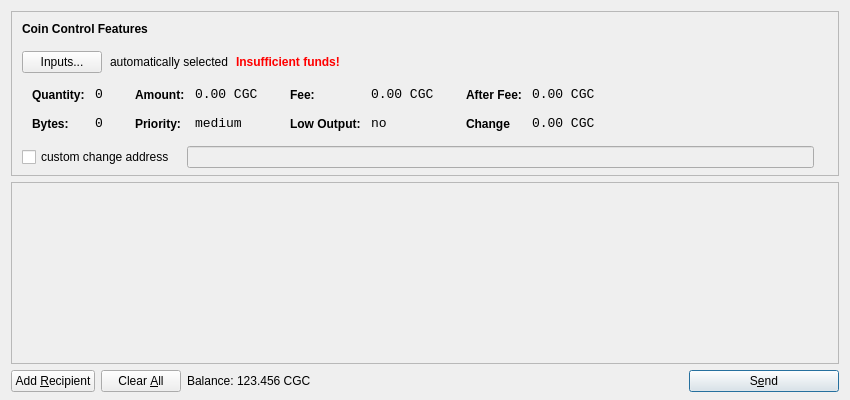
<?xml version="1.0" encoding="UTF-8"?>
<ui version="4.0">
 <class>SendCoinsDialog</class>
 <widget class="QDialog" name="SendCoinsDialog">
  <property name="geometry">
   <rect>
    <x>0</x>
    <y>0</y>
    <width>850</width>
    <height>400</height>
   </rect>
  </property>
  <property name="windowTitle">
   <string>Send Coins</string>
  </property>
  <layout class="QVBoxLayout" name="verticalLayout" stretch="0,1,0">
   <property name="bottomMargin">
    <number>8</number>
   </property>
   <item>
    <widget class="QFrame" name="frameCoinControl">
     <property name="sizePolicy">
      <sizepolicy hsizetype="Expanding" vsizetype="Expanding">
       <horstretch>0</horstretch>
       <verstretch>0</verstretch>
      </sizepolicy>
     </property>
     <property name="maximumSize">
      <size>
       <width>16777215</width>
       <height>16777215</height>
      </size>
     </property>
     <property name="frameShape">
      <enum>QFrame::StyledPanel</enum>
     </property>
     <property name="frameShadow">
      <enum>QFrame::Sunken</enum>
     </property>
     <layout class="QVBoxLayout" name="verticalLayoutCoinControl2">
      <property name="spacing">
       <number>-1</number>
      </property>
      <property name="leftMargin">
       <number>0</number>
      </property>
      <property name="topMargin">
       <number>0</number>
      </property>
      <property name="rightMargin">
       <number>0</number>
      </property>
      <property name="bottomMargin">
       <number>6</number>
      </property>
      <item>
       <layout class="QVBoxLayout" name="verticalLayoutCoinControl" stretch="0,0,0,0,1">
        <property name="spacing">
         <number>0</number>
        </property>
        <property name="leftMargin">
         <number>10</number>
        </property>
        <property name="topMargin">
         <number>10</number>
        </property>
        <item>
         <layout class="QHBoxLayout" name="horizontalLayoutCoinControl1">
          <property name="bottomMargin">
           <number>15</number>
          </property>
          <item>
           <widget class="QLabel" name="labelCoinControlFeatures">
            <property name="sizePolicy">
             <sizepolicy hsizetype="Preferred" vsizetype="Maximum">
              <horstretch>0</horstretch>
              <verstretch>0</verstretch>
             </sizepolicy>
            </property>
            <property name="font">
             <font>
              <weight>75</weight>
              <bold>true</bold>
             </font>
            </property>
            <property name="styleSheet">
             <string notr="true">font-weight:bold;</string>
            </property>
            <property name="text">
             <string>Coin Control Features</string>
            </property>
           </widget>
          </item>
         </layout>
        </item>
        <item>
         <layout class="QHBoxLayout" name="horizontalLayoutCoinControl2" stretch="0,0,0,0">
          <property name="spacing">
           <number>8</number>
          </property>
          <property name="bottomMargin">
           <number>10</number>
          </property>
          <item>
           <widget class="QPushButton" name="pushButtonCoinControl">
            <property name="styleSheet">
             <string notr="true"/>
            </property>
            <property name="text">
             <string>Inputs...</string>
            </property>
           </widget>
          </item>
          <item>
           <widget class="QLabel" name="labelCoinControlAutomaticallySelected">
            <property name="text">
             <string>automatically selected</string>
            </property>
            <property name="margin">
             <number>5</number>
            </property>
           </widget>
          </item>
          <item>
           <widget class="QLabel" name="labelCoinControlInsuffFunds">
            <property name="font">
             <font>
              <weight>75</weight>
              <bold>true</bold>
             </font>
            </property>
            <property name="styleSheet">
             <string notr="true">color:red;font-weight:bold;</string>
            </property>
            <property name="text">
             <string>Insufficient funds!</string>
            </property>
            <property name="margin">
             <number>5</number>
            </property>
           </widget>
          </item>
          <item>
           <spacer name="horizontalSpacerCoinControl">
            <property name="orientation">
             <enum>Qt::Horizontal</enum>
            </property>
            <property name="sizeHint" stdset="0">
             <size>
              <width>40</width>
              <height>1</height>
             </size>
            </property>
           </spacer>
          </item>
         </layout>
        </item>
        <item>
         <widget class="QWidget" name="widgetCoinControl" native="true">
          <property name="sizePolicy">
           <sizepolicy hsizetype="Preferred" vsizetype="Preferred">
            <horstretch>0</horstretch>
            <verstretch>0</verstretch>
           </sizepolicy>
          </property>
          <property name="minimumSize">
           <size>
            <width>0</width>
            <height>0</height>
           </size>
          </property>
          <property name="styleSheet">
           <string notr="true"/>
          </property>
          <layout class="QHBoxLayout" name="horizontalLayoutCoinControl5">
           <property name="margin">
            <number>0</number>
           </property>
           <item>
            <layout class="QHBoxLayout" name="horizontalLayoutCoinControl3" stretch="0,0,0,1">
             <property name="spacing">
              <number>20</number>
             </property>
             <property name="topMargin">
              <number>0</number>
             </property>
             <property name="bottomMargin">
              <number>10</number>
             </property>
             <item>
              <layout class="QFormLayout" name="formLayoutCoinControl1">
               <property name="horizontalSpacing">
                <number>10</number>
               </property>
               <property name="verticalSpacing">
                <number>14</number>
               </property>
               <property name="leftMargin">
                <number>10</number>
               </property>
               <property name="topMargin">
                <number>4</number>
               </property>
               <property name="rightMargin">
                <number>6</number>
               </property>
               <item row="0" column="0">
                <widget class="QLabel" name="labelCoinControlQuantityText">
                 <property name="styleSheet">
                  <string notr="true">font-weight:bold;</string>
                 </property>
                 <property name="text">
                  <string>Quantity:</string>
                 </property>
                 <property name="margin">
                  <number>0</number>
                 </property>
                </widget>
               </item>
               <item row="0" column="1">
                <widget class="QLabel" name="labelCoinControlQuantity">
                 <property name="font">
                  <font>
                   <family>Monospace</family>
                   <pointsize>10</pointsize>
                  </font>
                 </property>
                 <property name="cursor">
                  <cursorShape>IBeamCursor</cursorShape>
                 </property>
                 <property name="contextMenuPolicy">
                  <enum>Qt::ActionsContextMenu</enum>
                 </property>
                 <property name="text">
                  <string>0</string>
                 </property>
                 <property name="margin">
                  <number>0</number>
                 </property>
                 <property name="textInteractionFlags">
                  <set>Qt::LinksAccessibleByMouse|Qt::TextSelectableByKeyboard|Qt::TextSelectableByMouse</set>
                 </property>
                </widget>
               </item>
               <item row="1" column="0">
                <widget class="QLabel" name="labelCoinControlBytesText">
                 <property name="styleSheet">
                  <string notr="true">font-weight:bold;</string>
                 </property>
                 <property name="text">
                  <string>Bytes:</string>
                 </property>
                </widget>
               </item>
               <item row="1" column="1">
                <widget class="QLabel" name="labelCoinControlBytes">
                 <property name="font">
                  <font>
                   <family>Monospace</family>
                   <pointsize>10</pointsize>
                  </font>
                 </property>
                 <property name="cursor">
                  <cursorShape>IBeamCursor</cursorShape>
                 </property>
                 <property name="contextMenuPolicy">
                  <enum>Qt::ActionsContextMenu</enum>
                 </property>
                 <property name="text">
                  <string>0</string>
                 </property>
                 <property name="textInteractionFlags">
                  <set>Qt::LinksAccessibleByMouse|Qt::TextSelectableByKeyboard|Qt::TextSelectableByMouse</set>
                 </property>
                </widget>
               </item>
              </layout>
             </item>
             <item>
              <layout class="QFormLayout" name="formLayoutCoinControl2">
               <property name="horizontalSpacing">
                <number>10</number>
               </property>
               <property name="verticalSpacing">
                <number>14</number>
               </property>
               <property name="leftMargin">
                <number>6</number>
               </property>
               <property name="topMargin">
                <number>4</number>
               </property>
               <property name="rightMargin">
                <number>6</number>
               </property>
               <item row="0" column="0">
                <widget class="QLabel" name="labelCoinControlAmountText">
                 <property name="styleSheet">
                  <string notr="true">font-weight:bold;</string>
                 </property>
                 <property name="text">
                  <string>Amount:</string>
                 </property>
                 <property name="margin">
                  <number>0</number>
                 </property>
                </widget>
               </item>
               <item row="0" column="1">
                <widget class="QLabel" name="labelCoinControlAmount">
                 <property name="font">
                  <font>
                   <family>Monospace</family>
                   <pointsize>10</pointsize>
                  </font>
                 </property>
                 <property name="cursor">
                  <cursorShape>IBeamCursor</cursorShape>
                 </property>
                 <property name="contextMenuPolicy">
                  <enum>Qt::ActionsContextMenu</enum>
                 </property>
                 <property name="text">
                  <string>0.00 CGC</string>
                 </property>
                 <property name="textInteractionFlags">
                  <set>Qt::LinksAccessibleByMouse|Qt::TextSelectableByKeyboard|Qt::TextSelectableByMouse</set>
                 </property>
                </widget>
               </item>
               <item row="1" column="0">
                <widget class="QLabel" name="labelCoinControlPriorityText">
                 <property name="styleSheet">
                  <string notr="true">font-weight:bold;</string>
                 </property>
                 <property name="text">
                  <string>Priority:</string>
                 </property>
                </widget>
               </item>
               <item row="1" column="1">
                <widget class="QLabel" name="labelCoinControlPriority">
                 <property name="font">
                  <font>
                   <family>Monospace</family>
                   <pointsize>10</pointsize>
                  </font>
                 </property>
                 <property name="cursor">
                  <cursorShape>IBeamCursor</cursorShape>
                 </property>
                 <property name="contextMenuPolicy">
                  <enum>Qt::ActionsContextMenu</enum>
                 </property>
                 <property name="text">
                  <string>medium</string>
                 </property>
                 <property name="textInteractionFlags">
                  <set>Qt::LinksAccessibleByMouse|Qt::TextSelectableByKeyboard|Qt::TextSelectableByMouse</set>
                 </property>
                </widget>
               </item>
              </layout>
             </item>
             <item>
              <layout class="QFormLayout" name="formLayoutCoinControl3">
               <property name="horizontalSpacing">
                <number>10</number>
               </property>
               <property name="verticalSpacing">
                <number>14</number>
               </property>
               <property name="leftMargin">
                <number>6</number>
               </property>
               <property name="topMargin">
                <number>4</number>
               </property>
               <property name="rightMargin">
                <number>6</number>
               </property>
               <item row="0" column="0">
                <widget class="QLabel" name="labelCoinControlFeeText">
                 <property name="styleSheet">
                  <string notr="true">font-weight:bold;</string>
                 </property>
                 <property name="text">
                  <string>Fee:</string>
                 </property>
                 <property name="margin">
                  <number>0</number>
                 </property>
                </widget>
               </item>
               <item row="0" column="1">
                <widget class="QLabel" name="labelCoinControlFee">
                 <property name="font">
                  <font>
                   <family>Monospace</family>
                   <pointsize>10</pointsize>
                  </font>
                 </property>
                 <property name="cursor">
                  <cursorShape>IBeamCursor</cursorShape>
                 </property>
                 <property name="contextMenuPolicy">
                  <enum>Qt::ActionsContextMenu</enum>
                 </property>
                 <property name="text">
                  <string>0.00 CGC</string>
                 </property>
                 <property name="textInteractionFlags">
                  <set>Qt::LinksAccessibleByMouse|Qt::TextSelectableByKeyboard|Qt::TextSelectableByMouse</set>
                 </property>
                </widget>
               </item>
               <item row="1" column="0">
                <widget class="QLabel" name="labelCoinControlLowOutputText">
                 <property name="styleSheet">
                  <string notr="true">font-weight:bold;</string>
                 </property>
                 <property name="text">
                  <string>Low Output:</string>
                 </property>
                </widget>
               </item>
               <item row="1" column="1">
                <widget class="QLabel" name="labelCoinControlLowOutput">
                 <property name="font">
                  <font>
                   <family>Monospace</family>
                   <pointsize>10</pointsize>
                  </font>
                 </property>
                 <property name="cursor">
                  <cursorShape>IBeamCursor</cursorShape>
                 </property>
                 <property name="contextMenuPolicy">
                  <enum>Qt::ActionsContextMenu</enum>
                 </property>
                 <property name="text">
                  <string>no</string>
                 </property>
                 <property name="textInteractionFlags">
                  <set>Qt::LinksAccessibleByMouse|Qt::TextSelectableByKeyboard|Qt::TextSelectableByMouse</set>
                 </property>
                </widget>
               </item>
              </layout>
             </item>
             <item>
              <layout class="QFormLayout" name="formLayoutCoinControl4">
               <property name="horizontalSpacing">
                <number>10</number>
               </property>
               <property name="verticalSpacing">
                <number>14</number>
               </property>
               <property name="leftMargin">
                <number>6</number>
               </property>
               <property name="topMargin">
                <number>4</number>
               </property>
               <property name="rightMargin">
                <number>6</number>
               </property>
               <item row="0" column="0">
                <widget class="QLabel" name="labelCoinControlAfterFeeText">
                 <property name="styleSheet">
                  <string notr="true">font-weight:bold;</string>
                 </property>
                 <property name="text">
                  <string>After Fee:</string>
                 </property>
                 <property name="margin">
                  <number>0</number>
                 </property>
                </widget>
               </item>
               <item row="0" column="1">
                <widget class="QLabel" name="labelCoinControlAfterFee">
                 <property name="font">
                  <font>
                   <family>Monospace</family>
                   <pointsize>10</pointsize>
                  </font>
                 </property>
                 <property name="cursor">
                  <cursorShape>IBeamCursor</cursorShape>
                 </property>
                 <property name="contextMenuPolicy">
                  <enum>Qt::ActionsContextMenu</enum>
                 </property>
                 <property name="text">
                  <string>0.00 CGC</string>
                 </property>
                 <property name="textInteractionFlags">
                  <set>Qt::LinksAccessibleByMouse|Qt::TextSelectableByKeyboard|Qt::TextSelectableByMouse</set>
                 </property>
                </widget>
               </item>
               <item row="1" column="0">
                <widget class="QLabel" name="labelCoinControlChangeText">
                 <property name="styleSheet">
                  <string notr="true">font-weight:bold;</string>
                 </property>
                 <property name="text">
                  <string>Change</string>
                 </property>
                </widget>
               </item>
               <item row="1" column="1">
                <widget class="QLabel" name="labelCoinControlChange">
                 <property name="font">
                  <font>
                   <family>Monospace</family>
                   <pointsize>10</pointsize>
                  </font>
                 </property>
                 <property name="cursor">
                  <cursorShape>IBeamCursor</cursorShape>
                 </property>
                 <property name="contextMenuPolicy">
                  <enum>Qt::ActionsContextMenu</enum>
                 </property>
                 <property name="text">
                  <string>0.00 CGC</string>
                 </property>
                 <property name="textInteractionFlags">
                  <set>Qt::LinksAccessibleByMouse|Qt::TextSelectableByKeyboard|Qt::TextSelectableByMouse</set>
                 </property>
                </widget>
               </item>
              </layout>
             </item>
            </layout>
           </item>
          </layout>
         </widget>
        </item>
        <item>
         <layout class="QHBoxLayout" name="horizontalLayoutCoinControl4" stretch="0,0,0">
          <property name="spacing">
           <number>12</number>
          </property>
          <property name="sizeConstraint">
           <enum>QLayout::SetDefaultConstraint</enum>
          </property>
          <property name="topMargin">
           <number>5</number>
          </property>
          <property name="rightMargin">
           <number>5</number>
          </property>
          <item>
           <widget class="QCheckBox" name="checkBoxCoinControlChange">
            <property name="text">
             <string>custom change address</string>
            </property>
           </widget>
          </item>
          <item>
           <widget class="QLineEdit" name="lineEditCoinControlChange">
            <property name="enabled">
             <bool>false</bool>
            </property>
            <property name="sizePolicy">
             <sizepolicy hsizetype="Expanding" vsizetype="Fixed">
              <horstretch>0</horstretch>
              <verstretch>0</verstretch>
             </sizepolicy>
            </property>
           </widget>
          </item>
          <item>
           <widget class="QLabel" name="labelCoinControlChangeLabel">
            <property name="sizePolicy">
             <sizepolicy hsizetype="Preferred" vsizetype="Expanding">
              <horstretch>0</horstretch>
              <verstretch>0</verstretch>
             </sizepolicy>
            </property>
            <property name="minimumSize">
             <size>
              <width>0</width>
              <height>0</height>
             </size>
            </property>
            <property name="text">
             <string/>
            </property>
            <property name="margin">
             <number>3</number>
            </property>
           </widget>
          </item>
         </layout>
        </item>
        <item>
         <spacer name="verticalSpacerCoinControl">
          <property name="orientation">
           <enum>Qt::Vertical</enum>
          </property>
          <property name="sizeHint" stdset="0">
           <size>
            <width>800</width>
            <height>1</height>
           </size>
          </property>
         </spacer>
        </item>
       </layout>
      </item>
     </layout>
    </widget>
   </item>
   <item>
    <widget class="QScrollArea" name="scrollArea">
     <property name="widgetResizable">
      <bool>true</bool>
     </property>
     <widget class="QWidget" name="scrollAreaWidgetContents">
      <property name="geometry">
       <rect>
        <x>0</x>
        <y>0</y>
        <width>830</width>
        <height>165</height>
       </rect>
      </property>
      <layout class="QVBoxLayout" name="verticalLayout_2">
       <property name="margin">
        <number>0</number>
       </property>
       <item>
        <layout class="QVBoxLayout" name="entries">
         <property name="spacing">
          <number>6</number>
         </property>
        </layout>
       </item>
       <item>
        <spacer name="verticalSpacer">
         <property name="orientation">
          <enum>Qt::Vertical</enum>
         </property>
         <property name="sizeHint" stdset="0">
          <size>
           <width>20</width>
           <height>40</height>
          </size>
         </property>
        </spacer>
       </item>
      </layout>
     </widget>
    </widget>
   </item>
   <item>
    <layout class="QHBoxLayout" name="horizontalLayout">
     <item>
      <widget class="QPushButton" name="addButton">
       <property name="toolTip">
        <string>Send to multiple recipients at once</string>
       </property>
       <property name="text">
        <string>Add &amp;Recipient</string>
       </property>
       <property name="icon">
        <iconset resource="../bitcoin.qrc">
         <normaloff>:/icons/add</normaloff>:/icons/add</iconset>
       </property>
       <property name="autoDefault">
        <bool>false</bool>
       </property>
      </widget>
     </item>
     <item>
      <widget class="QPushButton" name="clearButton">
       <property name="sizePolicy">
        <sizepolicy hsizetype="Minimum" vsizetype="Fixed">
         <horstretch>0</horstretch>
         <verstretch>0</verstretch>
        </sizepolicy>
       </property>
       <property name="toolTip">
        <string>Remove all transaction fields</string>
       </property>
       <property name="text">
        <string>Clear &amp;All</string>
       </property>
       <property name="icon">
        <iconset resource="../bitcoin.qrc">
         <normaloff>:/icons/remove</normaloff>:/icons/remove</iconset>
       </property>
       <property name="autoRepeatDelay">
        <number>300</number>
       </property>
       <property name="autoDefault">
        <bool>false</bool>
       </property>
      </widget>
     </item>
     <item>
      <layout class="QHBoxLayout" name="horizontalLayout_2">
       <property name="spacing">
        <number>3</number>
       </property>
       <item>
        <widget class="QLabel" name="label">
         <property name="sizePolicy">
          <sizepolicy hsizetype="Preferred" vsizetype="Fixed">
           <horstretch>0</horstretch>
           <verstretch>0</verstretch>
          </sizepolicy>
         </property>
         <property name="text">
          <string>Balance:</string>
         </property>
        </widget>
       </item>
       <item>
        <widget class="QLabel" name="labelBalance">
         <property name="sizePolicy">
          <sizepolicy hsizetype="Preferred" vsizetype="Fixed">
           <horstretch>0</horstretch>
           <verstretch>0</verstretch>
          </sizepolicy>
         </property>
         <property name="cursor">
          <cursorShape>IBeamCursor</cursorShape>
         </property>
         <property name="text">
          <string>123.456 CGC</string>
         </property>
         <property name="textInteractionFlags">
          <set>Qt::LinksAccessibleByMouse|Qt::TextSelectableByKeyboard|Qt::TextSelectableByMouse</set>
         </property>
        </widget>
       </item>
      </layout>
     </item>
     <item>
      <spacer name="horizontalSpacer">
       <property name="orientation">
        <enum>Qt::Horizontal</enum>
       </property>
       <property name="sizeHint" stdset="0">
        <size>
         <width>40</width>
         <height>20</height>
        </size>
       </property>
      </spacer>
     </item>
     <item>
      <widget class="QPushButton" name="sendButton">
       <property name="minimumSize">
        <size>
         <width>150</width>
         <height>0</height>
        </size>
       </property>
       <property name="toolTip">
        <string>Confirm the send action</string>
       </property>
       <property name="text">
        <string>S&amp;end</string>
       </property>
       <property name="icon">
        <iconset resource="../bitcoin.qrc">
         <normaloff>:/icons/send</normaloff>:/icons/send</iconset>
       </property>
       <property name="default">
        <bool>true</bool>
       </property>
      </widget>
     </item>
    </layout>
   </item>
  </layout>
 </widget>
 <resources>
  <include location="../bitcoin.qrc"/>
 </resources>
 <connections/>
</ui>
